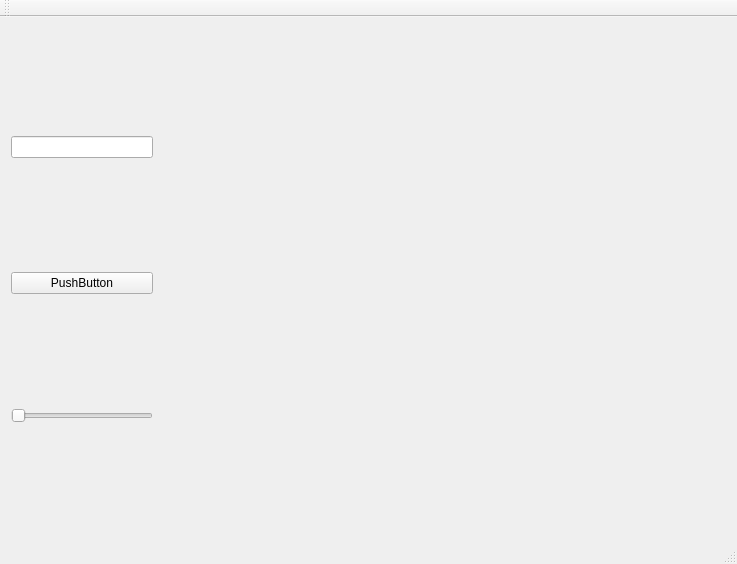
<?xml version="1.0" encoding="UTF-8"?>
<ui version="4.0">
 <class>MainWindow</class>
 <widget class="QMainWindow" name="MainWindow">
  <property name="geometry">
   <rect>
    <x>0</x>
    <y>0</y>
    <width>737</width>
    <height>564</height>
   </rect>
  </property>
  <property name="windowTitle">
   <string>MainWindow</string>
  </property>
  <widget class="QWidget" name="centralWidget">
   <layout class="QHBoxLayout" name="horizontalLayout" stretch="20,80">
    <item>
     <layout class="QVBoxLayout" name="verticalLayout">
      <item>
       <widget class="QLineEdit" name="lineEdit"/>
      </item>
      <item>
       <widget class="QPushButton" name="pushButton">
        <property name="text">
         <string>PushButton</string>
        </property>
       </widget>
      </item>
      <item>
       <widget class="QSlider" name="horizontalSlider">
        <property name="orientation">
         <enum>Qt::Horizontal</enum>
        </property>
       </widget>
      </item>
     </layout>
    </item>
    <item>
     <widget class="OpenCview" name="widget" native="true"/>
    </item>
   </layout>
  </widget>
  <widget class="QMenuBar" name="menuBar">
   <property name="geometry">
    <rect>
     <x>0</x>
     <y>0</y>
     <width>737</width>
     <height>25</height>
    </rect>
   </property>
  </widget>
  <widget class="QToolBar" name="mainToolBar">
   <attribute name="toolBarArea">
    <enum>TopToolBarArea</enum>
   </attribute>
   <attribute name="toolBarBreak">
    <bool>false</bool>
   </attribute>
  </widget>
  <widget class="QStatusBar" name="statusBar"/>
 </widget>
 <layoutdefault spacing="6" margin="11"/>
 <customwidgets>
  <customwidget>
   <class>OpenCview</class>
   <extends>QWidget</extends>
   <header>opencview.h</header>
   <container>1</container>
   <slots>
    <slot>click()</slot>
   </slots>
  </customwidget>
 </customwidgets>
 <resources/>
 <connections>
  <connection>
   <sender>pushButton</sender>
   <signal>clicked()</signal>
   <receiver>widget</receiver>
   <slot>click()</slot>
   <hints>
    <hint type="sourcelabel">
     <x>101</x>
     <y>287</y>
    </hint>
    <hint type="destinationlabel">
     <x>456</x>
     <y>235</y>
    </hint>
   </hints>
  </connection>
 </connections>
</ui>
